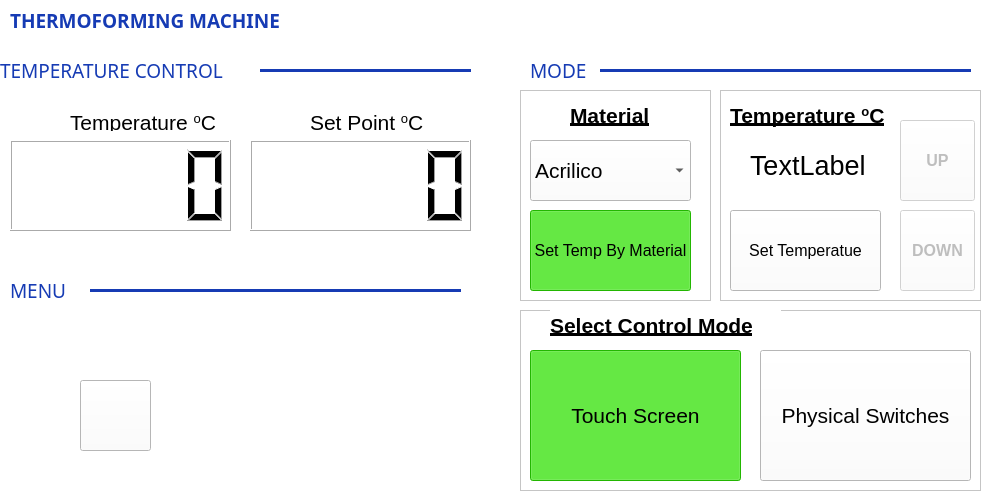
<?xml version="1.0" encoding="UTF-8"?>
<ui version="4.0">
 <class>MainWindow</class>
 <widget class="QMainWindow" name="MainWindow">
  <property name="enabled">
   <bool>true</bool>
  </property>
  <property name="geometry">
   <rect>
    <x>0</x>
    <y>0</y>
    <width>991</width>
    <height>501</height>
   </rect>
  </property>
  <property name="minimumSize">
   <size>
    <width>991</width>
    <height>501</height>
   </size>
  </property>
  <property name="maximumSize">
   <size>
    <width>991</width>
    <height>501</height>
   </size>
  </property>
  <property name="windowTitle">
   <string>MainWindow</string>
  </property>
  <property name="styleSheet">
   <string notr="true">background-color: rgb(255, 255, 255);</string>
  </property>
  <property name="tabShape">
   <enum>QTabWidget::Triangular</enum>
  </property>
  <widget class="QWidget" name="centralWidget">
   <property name="enabled">
    <bool>true</bool>
   </property>
   <widget class="QLabel" name="label">
    <property name="geometry">
     <rect>
      <x>10</x>
      <y>10</y>
      <width>321</width>
      <height>21</height>
     </rect>
    </property>
    <property name="font">
     <font>
      <family>Droid Arabic Naskh</family>
      <pointsize>14</pointsize>
      <weight>75</weight>
      <bold>true</bold>
     </font>
    </property>
    <property name="styleSheet">
     <string notr="true">color: rgb(22, 59, 180);</string>
    </property>
    <property name="text">
     <string>THERMOFORMING MACHINE</string>
    </property>
   </widget>
   <widget class="QLabel" name="label_2">
    <property name="geometry">
     <rect>
      <x>0</x>
      <y>60</y>
      <width>251</width>
      <height>21</height>
     </rect>
    </property>
    <property name="font">
     <font>
      <family>Droid Arabic Naskh</family>
      <pointsize>14</pointsize>
      <weight>50</weight>
      <bold>false</bold>
     </font>
    </property>
    <property name="styleSheet">
     <string notr="true">color: rgb(22, 59, 180);</string>
    </property>
    <property name="text">
     <string>TEMPERATURE CONTROL</string>
    </property>
   </widget>
   <widget class="QLabel" name="label_3">
    <property name="geometry">
     <rect>
      <x>530</x>
      <y>60</y>
      <width>71</width>
      <height>21</height>
     </rect>
    </property>
    <property name="font">
     <font>
      <family>Droid Arabic Naskh</family>
      <pointsize>14</pointsize>
      <weight>50</weight>
      <bold>false</bold>
     </font>
    </property>
    <property name="styleSheet">
     <string notr="true">color: rgb(22, 59, 180);</string>
    </property>
    <property name="text">
     <string>MODE</string>
    </property>
   </widget>
   <widget class="Line" name="line">
    <property name="geometry">
     <rect>
      <x>260</x>
      <y>60</y>
      <width>211</width>
      <height>20</height>
     </rect>
    </property>
    <property name="styleSheet">
     <string notr="true">color: rgb(22, 59, 180);</string>
    </property>
    <property name="frameShadow">
     <enum>QFrame::Plain</enum>
    </property>
    <property name="lineWidth">
     <number>3</number>
    </property>
    <property name="orientation">
     <enum>Qt::Horizontal</enum>
    </property>
   </widget>
   <widget class="Line" name="line_2">
    <property name="geometry">
     <rect>
      <x>600</x>
      <y>60</y>
      <width>371</width>
      <height>20</height>
     </rect>
    </property>
    <property name="styleSheet">
     <string notr="true">color: rgb(22, 59, 180);</string>
    </property>
    <property name="frameShadow">
     <enum>QFrame::Plain</enum>
    </property>
    <property name="lineWidth">
     <number>3</number>
    </property>
    <property name="orientation">
     <enum>Qt::Horizontal</enum>
    </property>
   </widget>
   <widget class="QPushButton" name="pushButton_on">
    <property name="enabled">
     <bool>true</bool>
    </property>
    <property name="geometry">
     <rect>
      <x>80</x>
      <y>380</y>
      <width>71</width>
      <height>71</height>
     </rect>
    </property>
    <property name="focusPolicy">
     <enum>Qt::NoFocus</enum>
    </property>
    <property name="text">
     <string/>
    </property>
    <property name="icon">
     <iconset>
      <normaloff>../Desktop/Botones/On.png</normaloff>
      <disabledoff>../Desktop/Botones/OnA.png</disabledoff>
      <disabledon>../Desktop/Botones/OnA.png</disabledon>
      <activeoff>../Desktop/Botones/On.png</activeoff>
      <activeon>../Desktop/Botones/On.png</activeon>../Desktop/Botones/On.png</iconset>
    </property>
    <property name="iconSize">
     <size>
      <width>70</width>
      <height>70</height>
     </size>
    </property>
    <property name="checkable">
     <bool>true</bool>
    </property>
    <property name="flat">
     <bool>false</bool>
    </property>
   </widget>
   <widget class="QPushButton" name="pushButton_vacuum">
    <property name="geometry">
     <rect>
      <x>210</x>
      <y>380</y>
      <width>71</width>
      <height>71</height>
     </rect>
    </property>
    <property name="text">
     <string/>
    </property>
    <property name="icon">
     <iconset>
      <normaloff>../Desktop/Botones/Vacuum.png</normaloff>
      <normalon>../Desktop/Botones/VacuumA.png</normalon>../Desktop/Botones/Vacuum.png</iconset>
    </property>
    <property name="iconSize">
     <size>
      <width>70</width>
      <height>70</height>
     </size>
    </property>
    <property name="checkable">
     <bool>true</bool>
    </property>
    <property name="flat">
     <bool>true</bool>
    </property>
   </widget>
   <widget class="QPushButton" name="pushButton_preHeat">
    <property name="geometry">
     <rect>
      <x>430</x>
      <y>250</y>
      <width>71</width>
      <height>71</height>
     </rect>
    </property>
    <property name="text">
     <string/>
    </property>
    <property name="icon">
     <iconset>
      <normaloff>../Desktop/Botones/Preheat.png</normaloff>
      <normalon>../Desktop/Botones/Preheat.png</normalon>
      <disabledoff>../Desktop/Botones/PreheatA2.png</disabledoff>
      <disabledon>../Desktop/Botones/PreheatA2.png</disabledon>../Desktop/Botones/Preheat.png</iconset>
    </property>
    <property name="iconSize">
     <size>
      <width>70</width>
      <height>70</height>
     </size>
    </property>
    <property name="checkable">
     <bool>false</bool>
    </property>
    <property name="flat">
     <bool>true</bool>
    </property>
   </widget>
   <widget class="QPushButton" name="pushButton_Stop">
    <property name="geometry">
     <rect>
      <x>340</x>
      <y>380</y>
      <width>81</width>
      <height>81</height>
     </rect>
    </property>
    <property name="text">
     <string/>
    </property>
    <property name="icon">
     <iconset>
      <normaloff>../Desktop/Botones/StopA.png</normaloff>../Desktop/Botones/StopA.png</iconset>
    </property>
    <property name="iconSize">
     <size>
      <width>70</width>
      <height>70</height>
     </size>
    </property>
    <property name="checkable">
     <bool>true</bool>
    </property>
    <property name="flat">
     <bool>true</bool>
    </property>
   </widget>
   <widget class="QLabel" name="label_4">
    <property name="geometry">
     <rect>
      <x>10</x>
      <y>280</y>
      <width>61</width>
      <height>21</height>
     </rect>
    </property>
    <property name="font">
     <font>
      <family>Droid Arabic Naskh</family>
      <pointsize>14</pointsize>
      <weight>50</weight>
      <bold>false</bold>
     </font>
    </property>
    <property name="styleSheet">
     <string notr="true">color: rgb(22, 59, 180);</string>
    </property>
    <property name="text">
     <string>MENU</string>
    </property>
   </widget>
   <widget class="Line" name="line_3">
    <property name="geometry">
     <rect>
      <x>90</x>
      <y>280</y>
      <width>371</width>
      <height>20</height>
     </rect>
    </property>
    <property name="styleSheet">
     <string notr="true">color: rgb(22, 59, 180);</string>
    </property>
    <property name="frameShadow">
     <enum>QFrame::Plain</enum>
    </property>
    <property name="lineWidth">
     <number>3</number>
    </property>
    <property name="orientation">
     <enum>Qt::Horizontal</enum>
    </property>
   </widget>
   <widget class="QLCDNumber" name="lcd_resistance_temp">
    <property name="geometry">
     <rect>
      <x>10</x>
      <y>140</y>
      <width>221</width>
      <height>91</height>
     </rect>
    </property>
   </widget>
   <widget class="QLabel" name="label_5">
    <property name="geometry">
     <rect>
      <x>70</x>
      <y>110</y>
      <width>161</width>
      <height>21</height>
     </rect>
    </property>
    <property name="font">
     <font>
      <pointsize>16</pointsize>
     </font>
    </property>
    <property name="frameShape">
     <enum>QFrame::NoFrame</enum>
    </property>
    <property name="frameShadow">
     <enum>QFrame::Plain</enum>
    </property>
    <property name="lineWidth">
     <number>0</number>
    </property>
    <property name="text">
     <string>&lt;html&gt;&lt;head/&gt;&lt;body&gt;&lt;p&gt;Temperature &lt;span style=&quot; vertical-align:super;&quot;&gt;o&lt;/span&gt;C&lt;/p&gt;&lt;/body&gt;&lt;/html&gt;</string>
    </property>
    <property name="scaledContents">
     <bool>false</bool>
    </property>
   </widget>
   <widget class="QLabel" name="label_7">
    <property name="geometry">
     <rect>
      <x>310</x>
      <y>110</y>
      <width>121</width>
      <height>21</height>
     </rect>
    </property>
    <property name="font">
     <font>
      <pointsize>16</pointsize>
     </font>
    </property>
    <property name="frameShape">
     <enum>QFrame::NoFrame</enum>
    </property>
    <property name="frameShadow">
     <enum>QFrame::Plain</enum>
    </property>
    <property name="lineWidth">
     <number>0</number>
    </property>
    <property name="text">
     <string>&lt;html&gt;&lt;head/&gt;&lt;body&gt;&lt;p&gt;Set Point &lt;span style=&quot; vertical-align:super;&quot;&gt;o&lt;/span&gt;C&lt;/p&gt;&lt;/body&gt;&lt;/html&gt;</string>
    </property>
    <property name="scaledContents">
     <bool>false</bool>
    </property>
   </widget>
   <widget class="QLCDNumber" name="lcdnumber_SetPoint_temp">
    <property name="geometry">
     <rect>
      <x>250</x>
      <y>140</y>
      <width>221</width>
      <height>91</height>
     </rect>
    </property>
   </widget>
   <widget class="QFrame" name="frameMaterial">
    <property name="enabled">
     <bool>true</bool>
    </property>
    <property name="geometry">
     <rect>
      <x>520</x>
      <y>90</y>
      <width>191</width>
      <height>211</height>
     </rect>
    </property>
    <property name="autoFillBackground">
     <bool>false</bool>
    </property>
    <property name="frameShape">
     <enum>QFrame::StyledPanel</enum>
    </property>
    <property name="lineWidth">
     <number>14</number>
    </property>
    <widget class="QComboBox" name="comboBox_auto_material">
     <property name="geometry">
      <rect>
       <x>10</x>
       <y>50</y>
       <width>161</width>
       <height>61</height>
      </rect>
     </property>
     <property name="font">
      <font>
       <pointsize>16</pointsize>
      </font>
     </property>
     <property name="currentIndex">
      <number>0</number>
     </property>
     <item>
      <property name="text">
       <string>Acrilico</string>
      </property>
     </item>
     <item>
      <property name="text">
       <string>PET</string>
      </property>
     </item>
     <item>
      <property name="text">
       <string>Termoplastico</string>
      </property>
     </item>
     <item>
      <property name="text">
       <string/>
      </property>
     </item>
    </widget>
    <widget class="QLabel" name="label_8">
     <property name="geometry">
      <rect>
       <x>50</x>
       <y>10</y>
       <width>101</width>
       <height>31</height>
      </rect>
     </property>
     <property name="font">
      <font>
       <pointsize>16</pointsize>
       <weight>75</weight>
       <bold>true</bold>
       <underline>true</underline>
      </font>
     </property>
     <property name="text">
      <string>Material</string>
     </property>
    </widget>
    <widget class="QPushButton" name="pushButtonByMaterial">
     <property name="geometry">
      <rect>
       <x>10</x>
       <y>120</y>
       <width>161</width>
       <height>81</height>
      </rect>
     </property>
     <property name="font">
      <font>
       <pointsize>12</pointsize>
      </font>
     </property>
     <property name="autoFillBackground">
      <bool>false</bool>
     </property>
     <property name="styleSheet">
      <string notr="true">background-color: rgb(47, 255, 0);</string>
     </property>
     <property name="text">
      <string>Set Temp By Material</string>
     </property>
     <property name="checkable">
      <bool>true</bool>
     </property>
     <property name="checked">
      <bool>true</bool>
     </property>
    </widget>
   </widget>
   <widget class="QFrame" name="frame_ControlMode">
    <property name="geometry">
     <rect>
      <x>520</x>
      <y>310</y>
      <width>461</width>
      <height>181</height>
     </rect>
    </property>
    <property name="frameShape">
     <enum>QFrame::StyledPanel</enum>
    </property>
    <property name="frameShadow">
     <enum>QFrame::Plain</enum>
    </property>
    <widget class="QLabel" name="label_10">
     <property name="geometry">
      <rect>
       <x>30</x>
       <y>0</y>
       <width>231</width>
       <height>31</height>
      </rect>
     </property>
     <property name="font">
      <font>
       <pointsize>16</pointsize>
       <weight>75</weight>
       <bold>true</bold>
       <underline>true</underline>
      </font>
     </property>
     <property name="text">
      <string>Select Control Mode</string>
     </property>
    </widget>
    <widget class="QPushButton" name="pushButton_TouchScreen">
     <property name="geometry">
      <rect>
       <x>10</x>
       <y>40</y>
       <width>211</width>
       <height>131</height>
      </rect>
     </property>
     <property name="font">
      <font>
       <pointsize>16</pointsize>
      </font>
     </property>
     <property name="styleSheet">
      <string notr="true">background-color: rgb(47, 255, 0);</string>
     </property>
     <property name="text">
      <string>Touch Screen</string>
     </property>
     <property name="checkable">
      <bool>true</bool>
     </property>
     <property name="checked">
      <bool>true</bool>
     </property>
    </widget>
    <widget class="QPushButton" name="pushButton_Physical">
     <property name="geometry">
      <rect>
       <x>240</x>
       <y>40</y>
       <width>211</width>
       <height>131</height>
      </rect>
     </property>
     <property name="font">
      <font>
       <pointsize>16</pointsize>
      </font>
     </property>
     <property name="text">
      <string>Physical Switches</string>
     </property>
     <property name="checkable">
      <bool>true</bool>
     </property>
    </widget>
   </widget>
   <widget class="QFrame" name="frame_SetTemp">
    <property name="enabled">
     <bool>true</bool>
    </property>
    <property name="geometry">
     <rect>
      <x>720</x>
      <y>90</y>
      <width>261</width>
      <height>211</height>
     </rect>
    </property>
    <property name="frameShape">
     <enum>QFrame::StyledPanel</enum>
    </property>
    <property name="frameShadow">
     <enum>QFrame::Plain</enum>
    </property>
    <widget class="QPushButton" name="pushButton_SetTemp">
     <property name="geometry">
      <rect>
       <x>10</x>
       <y>120</y>
       <width>151</width>
       <height>81</height>
      </rect>
     </property>
     <property name="font">
      <font>
       <pointsize>12</pointsize>
      </font>
     </property>
     <property name="text">
      <string>Set Temperatue</string>
     </property>
     <property name="checkable">
      <bool>true</bool>
     </property>
     <property name="flat">
      <bool>false</bool>
     </property>
    </widget>
    <widget class="QLabel" name="label_9">
     <property name="geometry">
      <rect>
       <x>10</x>
       <y>10</y>
       <width>171</width>
       <height>31</height>
      </rect>
     </property>
     <property name="font">
      <font>
       <pointsize>16</pointsize>
       <weight>75</weight>
       <bold>true</bold>
       <underline>true</underline>
      </font>
     </property>
     <property name="text">
      <string>&lt;html&gt;&lt;head/&gt;&lt;body&gt;&lt;p&gt;Temperature &lt;span style=&quot; vertical-align:super;&quot;&gt;o&lt;/span&gt;C&lt;/p&gt;&lt;/body&gt;&lt;/html&gt;</string>
     </property>
    </widget>
    <widget class="QLabel" name="label_TempSet">
     <property name="geometry">
      <rect>
       <x>30</x>
       <y>60</y>
       <width>121</width>
       <height>31</height>
      </rect>
     </property>
     <property name="font">
      <font>
       <pointsize>20</pointsize>
      </font>
     </property>
     <property name="text">
      <string>TextLabel</string>
     </property>
    </widget>
    <widget class="QPushButton" name="pushButton_UP">
     <property name="enabled">
      <bool>false</bool>
     </property>
     <property name="geometry">
      <rect>
       <x>180</x>
       <y>30</y>
       <width>75</width>
       <height>81</height>
      </rect>
     </property>
     <property name="font">
      <font>
       <pointsize>12</pointsize>
       <weight>75</weight>
       <bold>true</bold>
      </font>
     </property>
     <property name="text">
      <string>UP</string>
     </property>
    </widget>
    <widget class="QPushButton" name="pushButton_DOWN">
     <property name="enabled">
      <bool>false</bool>
     </property>
     <property name="geometry">
      <rect>
       <x>180</x>
       <y>120</y>
       <width>75</width>
       <height>81</height>
      </rect>
     </property>
     <property name="font">
      <font>
       <pointsize>12</pointsize>
       <weight>75</weight>
       <bold>true</bold>
      </font>
     </property>
     <property name="text">
      <string>DOWN</string>
     </property>
    </widget>
   </widget>
   <zorder>frameMaterial</zorder>
   <zorder>label</zorder>
   <zorder>label_2</zorder>
   <zorder>label_3</zorder>
   <zorder>line</zorder>
   <zorder>line_2</zorder>
   <zorder>pushButton_on</zorder>
   <zorder>pushButton_vacuum</zorder>
   <zorder>pushButton_preHeat</zorder>
   <zorder>pushButton_Stop</zorder>
   <zorder>label_4</zorder>
   <zorder>line_3</zorder>
   <zorder>lcd_resistance_temp</zorder>
   <zorder>label_5</zorder>
   <zorder>label_7</zorder>
   <zorder>lcdnumber_SetPoint_temp</zorder>
   <zorder>frame_ControlMode</zorder>
   <zorder>frame_SetTemp</zorder>
  </widget>
 </widget>
 <layoutdefault spacing="6" margin="11"/>
 <resources/>
 <connections/>
</ui>
